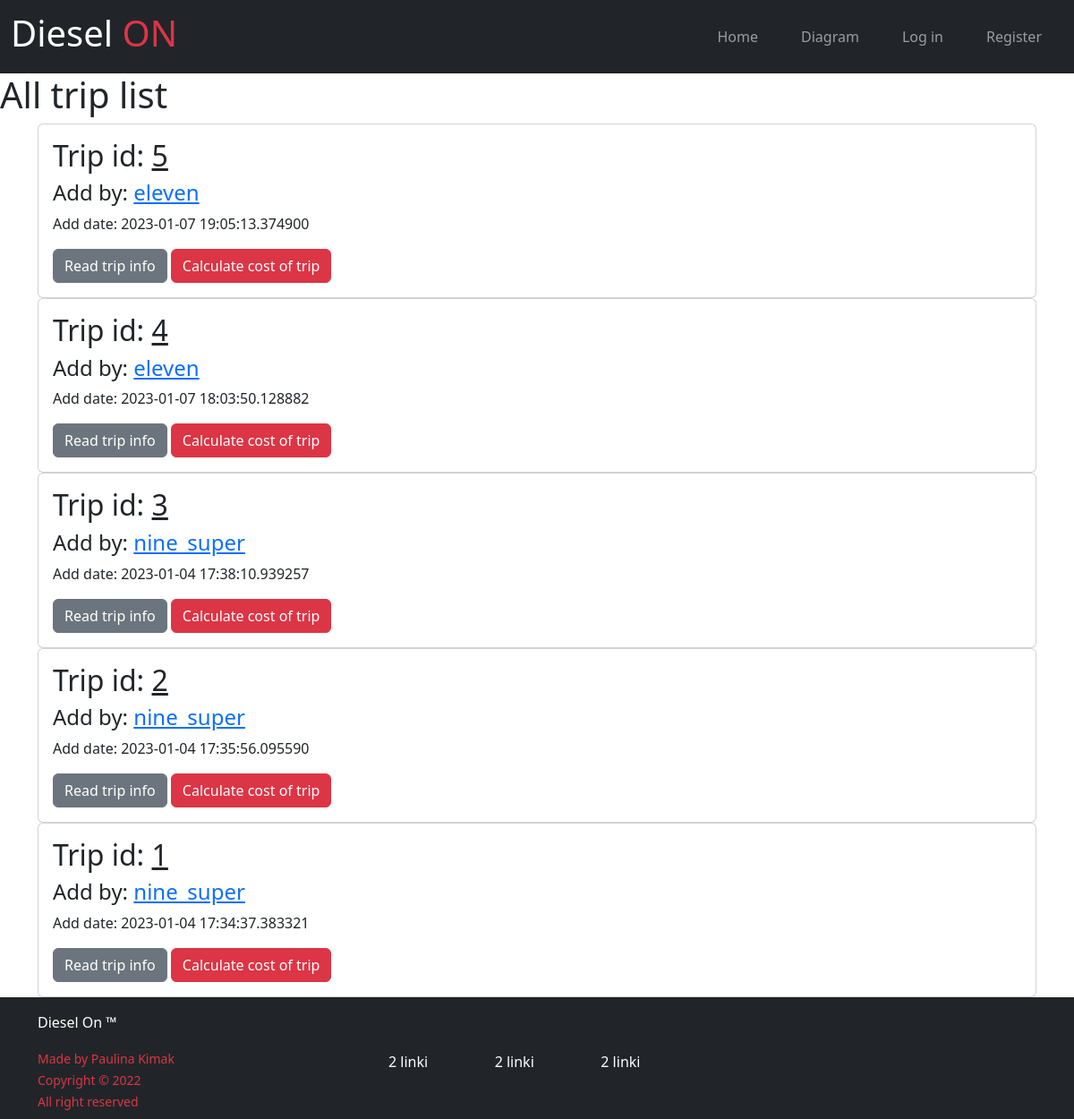
The app's page /trip_list, older data.
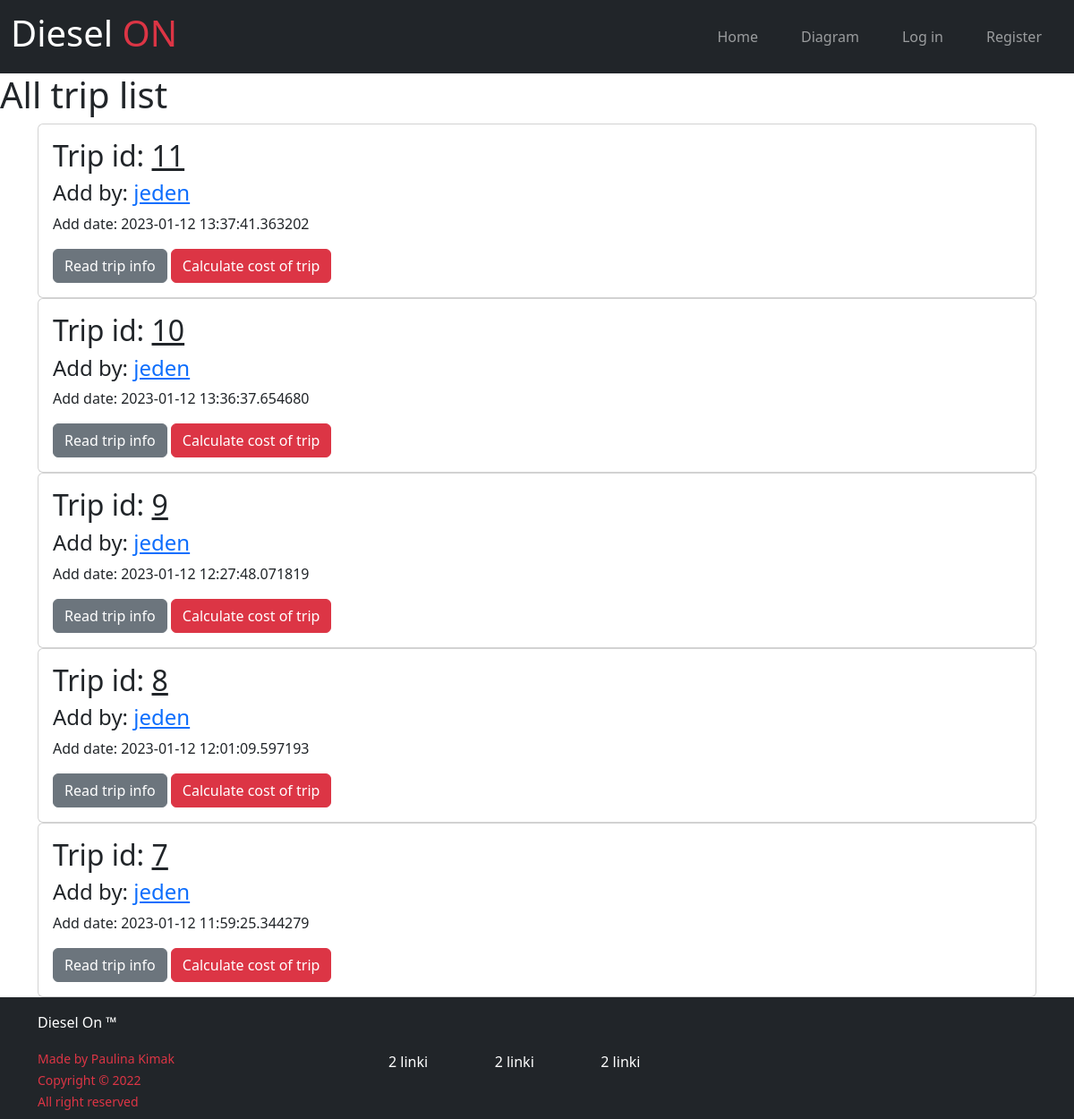
The same page, newer data.
### diesel_api/models.py (models this page shows, shortened)
class Trip(db.Model):
    id = db.Column(db.Integer, primary_key=True)
    user_id = db.Column(db.Integer, db.ForeignKey('users.id'), nullable=False) #user.id tabela users z paramatrem id
    date = db.Column(db.DateTime, nullable=False, default=datetime.utcnow)
    trip_frequency = db.Column(db.String(12), nullable=False)
    amount_trip = db.Column(db.Integer, nullable=False)
    distance = db.Column(db.Float, nullable=False)
    type_trip = db.Column(db.String(12), nullable=False)
    average_usage = db.Column(db.Float, nullable=False)

class User(db.Model, UserMixin):
    __tablename__ = 'users'
    id = db.Column(db.Integer, primary_key=True)
    profile_image = db.Column(db.String(64), nullable=False, default='default_profile.png')
    email = db.Column(db.String(64), unique=True, index=True)
    username = db.Column(db.String(64), unique=True, index=True)
    password_hash = db.Column(db.String(128))
    trips=db.relationship('Trip', backref='author', lazy=True)

### diesel_api/trip_calculator/views.py (the view)
@trip.route('/trip_list')
def trip_list():
    page = request.args.get('page',1,type=int)
    usertrip_list = Trip.query.order_by(Trip.date.desc()).paginate(page=page, per_page=5)
    return render_template('trip_list.html', active_menu='trip_list', usertrip_list=usertrip_list)

### diesel_api/templates/trip_list.html
{% extends "base.html" %}
{% block content %}
<div class="jumbotron">
    <h1>All trip list</h1>
</div>
<div class="container">
    {% for trip in usertrip_list.items %}
    <div class="card">
        <div class="card-body">
            <h2>Trip id: <a class="card-title" href="{{url_for('trip.view_trip', usertrip_id=trip.id) }}">{{trip.id}}</a></h2>
            <h4>Add by:
            <a href="#">{{trip.author.username}}</a>
            </h4>
            <p>Add date: {{trip.date}} </p>
            <a class="btn btn-secondary" href="{{url_for('trip.view_trip', usertrip_id=trip.id) }}">Read trip info</a>
            <a class="btn btn-danger" href="{{url_for('trip.calc_trip', usertrip_id=trip.id) }}">Calculate cost of trip</a>
        </div>
    </div>
    {% endfor%}
</div>
{% endblock %}

Row changes from the older to the newer data that the page shows:
no longer on this page (row unchanged): Trip: id "5", author.username "eleven", date "2023-01-07 19:05:13.374900"
no longer on this page (row unchanged): Trip: id "4", author.username "eleven", date "2023-01-07 18:03:50.128882"
no longer on this page (row unchanged): Trip: id "3", author.username "nine_super", date "2023-01-04 17:38:10.939257"
no longer on this page (row unchanged): Trip: id "2", author.username "nine_super", date "2023-01-04 17:35:56.095590"
no longer on this page (row unchanged): Trip: id "1", author.username "nine_super", date "2023-01-04 17:34:37.383321"
added Trip: id "11", author.username "jeden", date "2023-01-12 13:37:41.363202"
added Trip: id "10", author.username "jeden", date "2023-01-12 13:36:37.654680"
added Trip: id "9", author.username "jeden", date "2023-01-12 12:27:48.071819"
added Trip: id "8", author.username "jeden", date "2023-01-12 12:01:09.597193"
added Trip: id "7", author.username "jeden", date "2023-01-12 11:59:25.344279"
